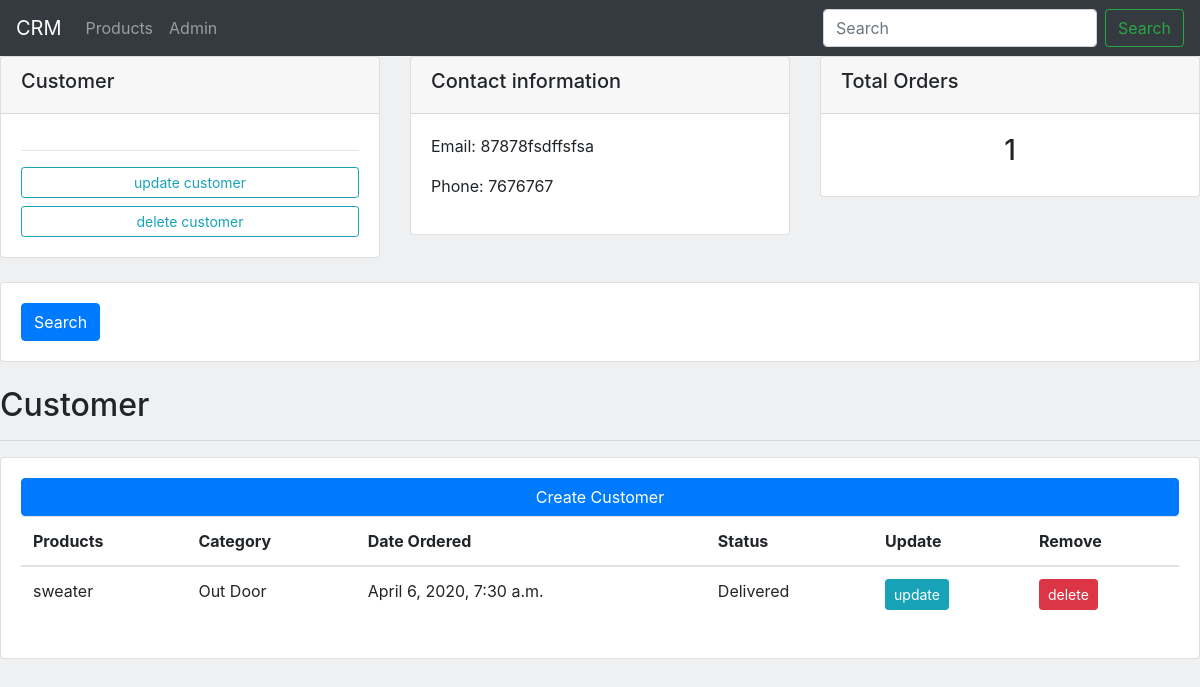
Screenshot of /customers/4/ with the database file from the repository.
### home/models.py (models this page shows, shortened)
class Customer(models.Model):
    name = models.CharField(max_length=200, null=True)
    phone = models.CharField(max_length=200, null=True)
    email = models.CharField(max_length=200, null=True)
    date_created= models.DateTimeField(auto_now_add=True, null=True)

class Order(models.Model):
    STATUS  = (
        ('Pending', 'Pending'),
        ('Out for delivery', 'Out for delivery'),
        ('Delivered', 'Delivered')
    )
    customer=models.ForeignKey(Customer, null=True, on_delete=models.SET_NULL)
    product=models.ForeignKey(Product, null=True, on_delete=models.SET_NULL)
    date_created = models.DateTimeField(auto_now_add=True, null=True  )
    status = models.CharField(max_length=200, null=True, choices=STATUS)

class Product(models.Model):
    CATEGORY = (
        ('Indoor', 'Indoor'),
        ('Out Door', 'Out Door')
    )
    name = models.CharField(max_length=200, null=True)
    price = models.FloatField( null=True)
    category = models.CharField(max_length=200, null=True, choices=CATEGORY)
    description = models.CharField(max_length=200, null=True, blank=True)
    date_created = models.DateTimeField(auto_now_add=True, null=True)
    tags = models.ManyToManyField(Tag)
    def __str__(self):
        return self.name

### home/views.py (the view)
# urls.py: path('customers/<str:pk>/', views.customers, name='customers'),
def customers(request, pk):
    customer = Customer.objects.get(id=pk)
    orders = customer.order_set.all()
    orders_count = orders.count()
    context = {
        'customer':customer,
        'orders':orders,
        'orders_count':orders_count
    }
    return render(request, 'home/customers.html', context)

### templates/home/customers.html (shortened to what this page needs)
{% extends 'base.html' %}
{% block content %}
<div class="row">
    <div class="col">
        <div class="card">
            <div class="card-header">
              <h5>Customer</h5>
            </div>
            <div class="card-body">
                <hr>
                <a href="#" class="btn btn-outline-info btn-sm btn-block" href="#">update customer </a>
                <a href="#" class="btn btn-outline-info btn-sm btn-block">delete customer </a>
            </div>
          </div>
    </div>
    <div class="col">
        <div class="card">
            <div class="card-header">
                <h5>Contact information</h5>
            </div>
            <div class="card-body">
                <p>Email: {{customer.email}}</p>
                <p>Phone: {{customer.phone}}</p>
            </div>
          </div>
    </div>
    <div class="col">
        <div class="card">
            <div class="card-header">
              <h5>Total Orders</h5>
            </div>
            <div class="card-body">
              <h3 class="text-center">{{orders_count}}</h3>
            </div>
          </div>
    </div>
</div>
<br>
<div class="row">
    <div class="col">
        <div class="card card-body">
            <form  method="get" >
                <button class="btn btn-primary" type="submit">Search</button>
            </form>
        </div>
    </div>
</div>
    <br>
    <h2>Customer</h2>
    <hr>
  <div class=" card card-body">
    <a href="#" class="btn btn-primary">Create Customer </a>
    <table class="table">
  <thead>
    <tr>
      <th >Products</th>
      <th >Category</th>
      <th >Date Ordered</th>
      <th >Status</th>
      <th >Update</th>
      <th >Remove</th>
    </tr>
  </thead>
  {% for order in  orders %}
    <tr>
      <td>{{order.product}}</td>
      <td>{{order.product.category}}</td>
      <td>{{order.date_created}}</td>
      <td>{{order.status}}</td>
      <td><a class="btn btn-sm btn-info" href="{% url 'update_order' order.id %}">update</a></td>
      <td><a class="btn btn-sm btn-danger"  href="{% url 'delete' order.id%}">delete</a></td>
    </tr>
   {% endfor %}
</table>
    </div>
{% endblock content %}

### static/css/main.css (style rules this page uses)
body { background-color: #adb5bd33; }

### rows the page displays
Customer: email "87878fsdffsfsa", phone "7676767"
Order: product "sweater", product.category "Out Door", date_created "April 6, 2020, 7:30 a.m.", status "Delivered"

### other values shown
{{ orders_count }} "1"
